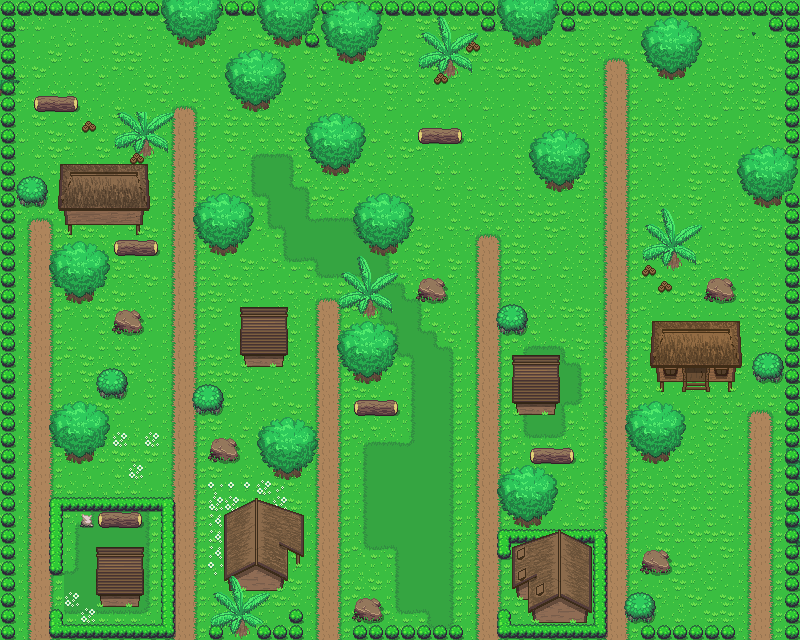

A 2D game scene composited from a Tiled map and its tileset images. What follows is a short description and the map's XML, with each tile layer's data collapsed to a summary:
An orthogonal 50x40 tile map with 16x16 px tiles, 5 tile layers (Base, Trees, Objects, Building, ...), 2 tilesets.

<map version="1.0" tiledversion="1.0.2" orientation="orthogonal" renderorder="left-down" width="50" height="40" tilewidth="16" tileheight="16" nextobjectid="1">
 <tileset firstgid="1" source="../../Tileset/Overworld.tsx" />
 <tileset firstgid="1729" source="../../Tileset/Building.tsx" />
 <layer name="Base" width="50" height="40">
  <data>[2000 cells, 2000 non-empty, 26 distinct tile ids]</data>
 </layer>
 <layer name="Trees" width="50" height="40">
  <data>[2000 cells, 194 non-empty, 25 distinct tile ids]</data>
 </layer>
 <layer name="Objects" width="50" height="40">
  <data>[2000 cells, 264 non-empty, 28 distinct tile ids]</data>
 </layer>
 <layer name="Building" width="50" height="40">
  <data>[2000 cells, 139 non-empty, 118 distinct tile ids]</data>
 </layer>
 <layer name="AbovePlayer" width="50" height="40">
  <properties>
   <property name="unity:sortingLayerName" value="AbovePlayer" />
  </properties>
  <data>[2000 cells, 264 non-empty, 58 distinct tile ids]</data>
 </layer>
</map>
